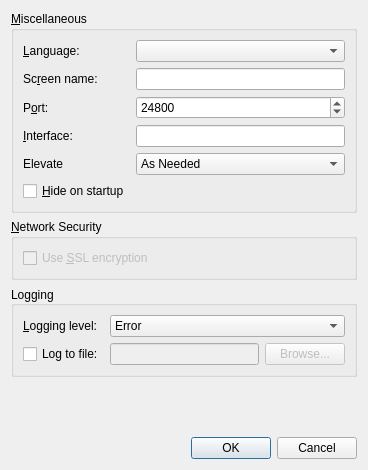
<?xml version="1.0" encoding="UTF-8"?>
<ui version="4.0">
 <class>SettingsDialogBase</class>
 <widget class="QDialog" name="SettingsDialogBase">
  <property name="geometry">
   <rect>
    <x>0</x>
    <y>0</y>
    <width>368</width>
    <height>470</height>
   </rect>
  </property>
  <property name="windowTitle">
   <string>Settings</string>
  </property>
  <layout class="QVBoxLayout" name="verticalLayout">
   <item>
    <widget class="QGroupBox" name="m_pGroupAdvanced">
     <property name="title">
      <string>&amp;Miscellaneous</string>
     </property>
     <layout class="QGridLayout" name="gridLayout_3">
      <item row="1" column="0">
       <widget class="QLabel" name="m_pLabel_19">
        <property name="minimumSize">
         <size>
          <width>75</width>
          <height>0</height>
         </size>
        </property>
        <property name="text">
         <string>Sc&amp;reen name:</string>
        </property>
        <property name="buddy">
         <cstring>m_pLineEditScreenName</cstring>
        </property>
       </widget>
      </item>
      <item row="1" column="1">
       <widget class="QLineEdit" name="m_pLineEditScreenName">
        <property name="enabled">
         <bool>true</bool>
        </property>
       </widget>
      </item>
      <item row="2" column="0">
       <widget class="QLabel" name="m_pLabel_20">
        <property name="text">
         <string>P&amp;ort:</string>
        </property>
        <property name="buddy">
         <cstring>m_pSpinBoxPort</cstring>
        </property>
       </widget>
      </item>
      <item row="2" column="1">
       <widget class="QSpinBox" name="m_pSpinBoxPort">
        <property name="enabled">
         <bool>true</bool>
        </property>
        <property name="sizePolicy">
         <sizepolicy hsizetype="MinimumExpanding" vsizetype="Fixed">
          <horstretch>0</horstretch>
          <verstretch>0</verstretch>
         </sizepolicy>
        </property>
        <property name="maximum">
         <number>65535</number>
        </property>
        <property name="value">
         <number>24800</number>
        </property>
       </widget>
      </item>
      <item row="3" column="0">
       <widget class="QLabel" name="m_pLabel_21">
        <property name="text">
         <string>&amp;Interface:</string>
        </property>
        <property name="buddy">
         <cstring>m_pLineEditInterface</cstring>
        </property>
       </widget>
      </item>
      <item row="3" column="1">
       <widget class="QLineEdit" name="m_pLineEditInterface">
        <property name="enabled">
         <bool>true</bool>
        </property>
       </widget>
      </item>
      <item row="0" column="0">
       <widget class="QLabel" name="m_pLabel_27">
        <property name="sizePolicy">
         <sizepolicy hsizetype="Preferred" vsizetype="Preferred">
          <horstretch>0</horstretch>
          <verstretch>0</verstretch>
         </sizepolicy>
        </property>
        <property name="minimumSize">
         <size>
          <width>75</width>
          <height>0</height>
         </size>
        </property>
        <property name="text">
         <string>&amp;Language:</string>
        </property>
        <property name="buddy">
         <cstring>m_pComboLanguage</cstring>
        </property>
       </widget>
      </item>
      <item row="0" column="1">
       <widget class="QComboBox" name="m_pComboLanguage"/>
      </item>
      <item row="5" column="0">
       <widget class="QCheckBox" name="m_pCheckBoxAutoHide">
        <property name="text">
         <string>&amp;Hide on startup</string>
        </property>
       </widget>
      </item>
      <item row="4" column="1">
       <widget class="QComboBox" name="m_pComboElevate">
        <property name="toolTip">
         <string>Specify when the Synergy service should run at an elevated privilege level</string>
        </property>
        <property name="currentIndex">
         <number>0</number>
        </property>
        <item>
         <property name="text">
          <string>As Needed</string>
         </property>
        </item>
        <item>
         <property name="text">
          <string>Always</string>
         </property>
        </item>
        <item>
         <property name="text">
          <string>Never</string>
         </property>
        </item>
       </widget>
      </item>
      <item row="4" column="0">
       <widget class="QLabel" name="m_pLabelElevate">
        <property name="text">
         <string>Elevate</string>
        </property>
       </widget>
      </item>
     </layout>
    </widget>
   </item>
   <item>
    <widget class="QGroupBox" name="m_pGroupNetworkSecurity">
     <property name="enabled">
      <bool>true</bool>
     </property>
     <property name="sizePolicy">
      <sizepolicy hsizetype="Preferred" vsizetype="Preferred">
       <horstretch>0</horstretch>
       <verstretch>0</verstretch>
      </sizepolicy>
     </property>
     <property name="title">
      <string>&amp;Network Security</string>
     </property>
     <layout class="QFormLayout" name="formLayout">
      <property name="fieldGrowthPolicy">
       <enum>QFormLayout::AllNonFixedFieldsGrow</enum>
      </property>
      <item row="0" column="0">
       <widget class="QCheckBox" name="m_pCheckBoxEnableCrypto">
        <property name="enabled">
         <bool>false</bool>
        </property>
        <property name="text">
         <string>Use &amp;SSL encryption</string>
        </property>
       </widget>
      </item>
      <item row="0" column="1">
       <spacer name="horizontalSpacer">
        <property name="orientation">
         <enum>Qt::Horizontal</enum>
        </property>
        <property name="sizeHint" stdset="0">
         <size>
          <width>40</width>
          <height>20</height>
         </size>
        </property>
       </spacer>
      </item>
     </layout>
    </widget>
   </item>
   <item>
    <widget class="QGroupBox" name="m_pGroupLog">
     <property name="sizePolicy">
      <sizepolicy hsizetype="Preferred" vsizetype="Preferred">
       <horstretch>0</horstretch>
       <verstretch>0</verstretch>
      </sizepolicy>
     </property>
     <property name="title">
      <string>Logging</string>
     </property>
     <property name="alignment">
      <set>Qt::AlignLeading|Qt::AlignLeft|Qt::AlignVCenter</set>
     </property>
     <property name="flat">
      <bool>false</bool>
     </property>
     <layout class="QGridLayout" name="gridLayout_2">
      <item row="0" column="0">
       <widget class="QLabel" name="m_pLabel_3">
        <property name="minimumSize">
         <size>
          <width>75</width>
          <height>0</height>
         </size>
        </property>
        <property name="text">
         <string>&amp;Logging level:</string>
        </property>
        <property name="buddy">
         <cstring>m_pComboLogLevel</cstring>
        </property>
       </widget>
      </item>
      <item row="0" column="1" colspan="2">
       <widget class="QComboBox" name="m_pComboLogLevel">
        <item>
         <property name="text">
          <string>Error</string>
         </property>
        </item>
        <item>
         <property name="text">
          <string>Warning</string>
         </property>
        </item>
        <item>
         <property name="text">
          <string>Note</string>
         </property>
        </item>
        <item>
         <property name="text">
          <string>Info</string>
         </property>
        </item>
        <item>
         <property name="text">
          <string>Debug</string>
         </property>
        </item>
        <item>
         <property name="text">
          <string>Debug1</string>
         </property>
        </item>
        <item>
         <property name="text">
          <string>Debug2</string>
         </property>
        </item>
       </widget>
      </item>
      <item row="1" column="0">
       <widget class="QCheckBox" name="m_pCheckBoxLogToFile">
        <property name="text">
         <string>Log to file:</string>
        </property>
       </widget>
      </item>
      <item row="1" column="1">
       <widget class="QLineEdit" name="m_pLineEditLogFilename">
        <property name="enabled">
         <bool>false</bool>
        </property>
       </widget>
      </item>
      <item row="1" column="2">
       <widget class="QPushButton" name="m_pButtonBrowseLog">
        <property name="enabled">
         <bool>false</bool>
        </property>
        <property name="text">
         <string>Browse...</string>
        </property>
       </widget>
      </item>
     </layout>
    </widget>
   </item>
   <item>
    <spacer name="verticalSpacer">
     <property name="orientation">
      <enum>Qt::Vertical</enum>
     </property>
     <property name="sizeHint" stdset="0">
      <size>
       <width>20</width>
       <height>40</height>
      </size>
     </property>
    </spacer>
   </item>
   <item>
    <widget class="QDialogButtonBox" name="buttonBox">
     <property name="orientation">
      <enum>Qt::Horizontal</enum>
     </property>
     <property name="standardButtons">
      <set>QDialogButtonBox::Cancel|QDialogButtonBox::Ok</set>
     </property>
    </widget>
   </item>
  </layout>
 </widget>
 <tabstops>
  <tabstop>m_pComboLanguage</tabstop>
  <tabstop>m_pLineEditScreenName</tabstop>
  <tabstop>m_pSpinBoxPort</tabstop>
  <tabstop>m_pLineEditInterface</tabstop>
  <tabstop>m_pComboLogLevel</tabstop>
  <tabstop>m_pCheckBoxLogToFile</tabstop>
  <tabstop>m_pLineEditLogFilename</tabstop>
  <tabstop>m_pButtonBrowseLog</tabstop>
  <tabstop>buttonBox</tabstop>
 </tabstops>
 <resources/>
 <connections>
  <connection>
   <sender>buttonBox</sender>
   <signal>accepted()</signal>
   <receiver>SettingsDialogBase</receiver>
   <slot>accept()</slot>
   <hints>
    <hint type="sourcelabel">
     <x>266</x>
     <y>340</y>
    </hint>
    <hint type="destinationlabel">
     <x>157</x>
     <y>274</y>
    </hint>
   </hints>
  </connection>
  <connection>
   <sender>buttonBox</sender>
   <signal>rejected()</signal>
   <receiver>SettingsDialogBase</receiver>
   <slot>reject()</slot>
   <hints>
    <hint type="sourcelabel">
     <x>334</x>
     <y>340</y>
    </hint>
    <hint type="destinationlabel">
     <x>286</x>
     <y>274</y>
    </hint>
   </hints>
  </connection>
 </connections>
</ui>
